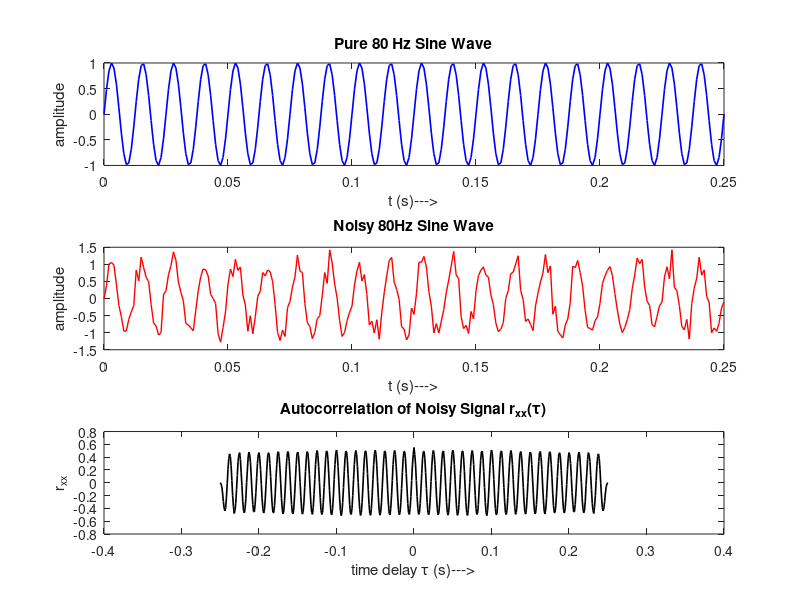

MATLAB code for this plot:
clc; close all;
f0 = 80;               
fs = 1000;             
t = 0:1/fs:0.25;      
snrdb = 10;          
xpure = sin(2*pi*f0*t);
xnoisy = awgn(xpure, snrdb, 'measured');
[r_xx, lags] = xcorr(xnoisy, 'unbiased');
tau = lags / fs;     
subplot(3,1,1); plot(t, xpure, 'b', 'LineWidth', 1.2);
title('Pure 80 Hz Sine Wave');
ylabel('amplitude'); xlabel('t (s)--->');
subplot(3,1,2); plot(t, xnoisy, 'r', 'LineWidth', 1);
title(['Noisy 80Hz Sine Wave']);
ylabel('amplitude'); xlabel('t (s)--->');
subplot(3,1,3); plot(tau, r_xx, 'k', 'LineWidth', 1.2);
title('Autocorrelation of Noisy Signal r_{xx}(\tau)');
ylabel('r_{xx}'); xlabel('time delay \tau (s)--->');
